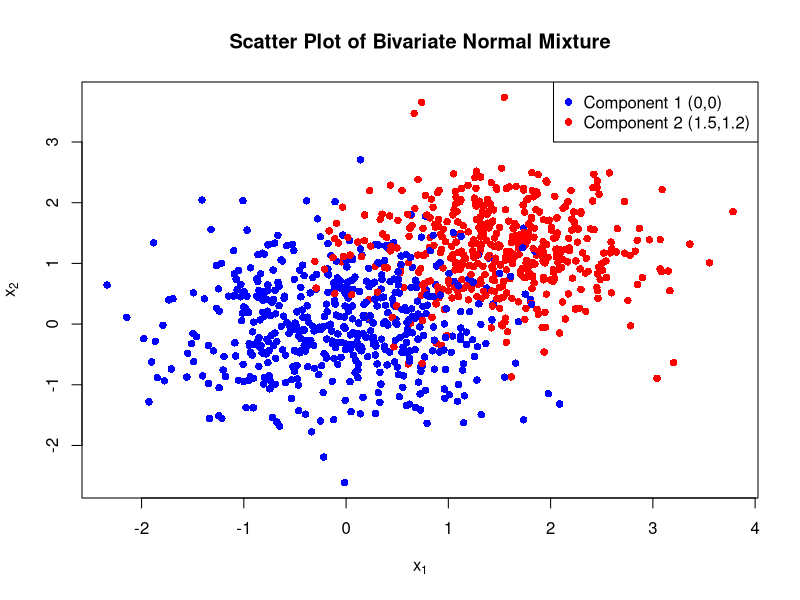

The R source for this figure:
box_muller <- function(input_vec){
  u_1 <- input_vec[1]
  u_2 <- input_vec[2]
  z_1 <- sqrt(-2*log(u_1))*cos(2*pi*u_2)
  z_2 <- sqrt(-2*log(u_1))*sin(2*pi*u_2)
  return(c(z_1, z_2))
}

univariate_vector <- function(){
  return(c(runif(1), runif(1))) 
}

start_time <- proc.time()
for(i in (1:100)){
  uniform_vec <- univariate_vector() * 0.6
  normal_vec <- box_muller(uniform_vec)
}
end_time <- proc.time()

print(end_time - start_time)

start_time <- proc.time()

n <- 10000000  # Number of vectors


x_1 <- rnorm(0.6, mean = 0, sd = sqrt(0.6))
x_2 <- rnorm(0.6, mean = 0, sd = sqrt(0.6))

# Generate independent normal samples with mean 0 and variance 0.6


end_time <- proc.time()

print(end_time - start_time)

library(mvtnorm)  # For multivariate normal sampling
set.seed(42)      # For reproducibility

n <- 1000  # Number of samples

# Define means
mu1 <- c(0, 0)
mu2 <- c(1.5, 1.2)

# Define covariance matrices
sigma1 <- matrix(c(0.6, 0, 0, 0.6), nrow = 2)
sigma2 <- matrix(c(0.5, 0, 0, 0.5), nrow = 2)

# Randomly assign samples to one of the two distributions (50% probability)
component <- rbinom(n, size = 1, prob = 0.5)

# Generate samples based on the assigned component
samples <- matrix(0, nrow = n, ncol = 2)
for (i in 1:n) {
  if (component[i] == 0) {
    samples[i, 1] <- rnorm(1, mean = mu1[1], sd = sqrt(sigma1[1,1]))
    samples[i, 2] <- rnorm(1, mean = mu1[2], sd = sqrt(sigma1[2,2]))
  } else {
    samples[i, 1] <- rnorm(1, mean = mu2[1], sd = sqrt(sigma2[1,1]))
    samples[i, 2] <- rnorm(1, mean = mu2[2], sd = sqrt(sigma2[2,2]))
    
  }
}

# Plot the generated samples
plot(samples, col = ifelse(component == 0, "blue", "red"), pch = 16,
     main = "Scatter Plot of Bivariate Normal Mixture",
     xlab = expression(x[1]), ylab = expression(x[2]))
legend("topright", legend = c("Component 1 (0,0)", "Component 2 (1.5,1.2)"), 
       col = c("blue", "red"), pch = 16)
